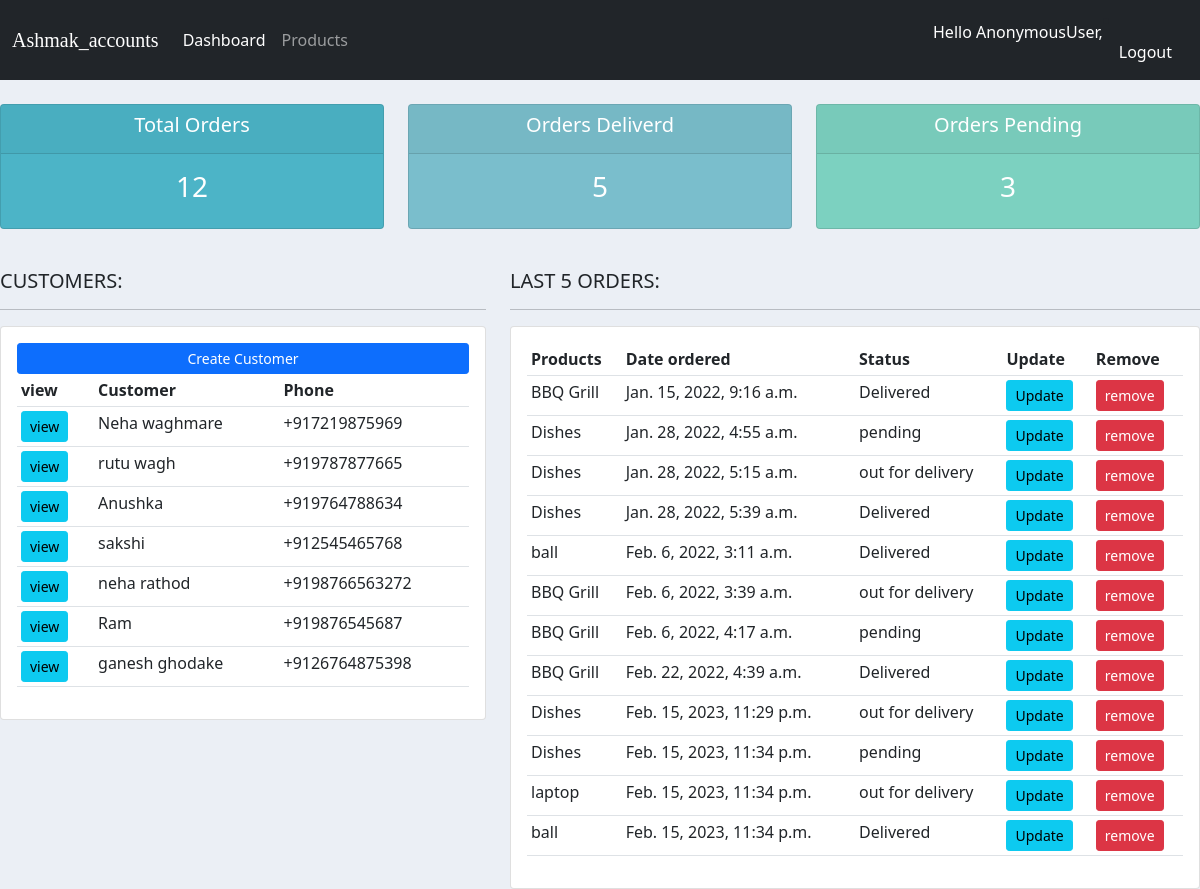
The page / on the database its author committed.
### accounts/models.py (models this page shows, shortened)
class Customer(models.Model):
    name=models.CharField(max_length=200,null=True)
    phone=models.CharField(max_length=200,null=True)
    email=models.CharField(max_length=200,null=True)
    date_created=models.DateTimeField(auto_now_add=True,null=True)

class Order(models.Model):
    Customer = models.ForeignKey(Customer, null=True, on_delete=models.SET_NULL)
    product=models.ForeignKey(product,null=True,on_delete=models.SET_NULL)
    status=(
        ('pending','pending'),
        ('out for delivery','out for delivery'),
        ('Delivered','Delivered')
    )
    date_created=models.DateTimeField(auto_now_add=True,null=True)
    status=models.CharField(max_length=200,null=True,choices=status)

class product(models.Model):
    Category=(
        ('Indoor','Indoor'),
        ('Outdoor','Outdoor')
    )
    name=models.CharField(max_length=200,null=True)
    Price=models.FloatField(null=True)
    Category=models.CharField(max_length=200,null=True,choices=Category)
    Discription=models.CharField(max_length=200,null=True,blank=True)
    date_created=models.DateTimeField(auto_now_add=True,null=True)
    Tag=models.ManyToManyField(Tag)
    img=models.ImageField(null=True,blank=True)
    def __str__(self):
        return self.name

### accounts/views.py (the view)
# urls.py: path("",views.Home,name="home"),
def Home(request):
    customers=Customer.objects.all()
    orders = Order.objects.all()
    total_customers=customers.count()
    total_orders=orders.count()
    delivered=orders.filter(status='Delivered').count()
    pending=orders.filter(status='pending').count()
    context={'orders':orders,'customers':customers,'total_orders':total_orders,
             'delivered':delivered,'pending':pending}
    return render(request,'accounts/home.html',context)

### accounts/templates/accounts/home.html
{% extends 'accounts/main.html' %}
{% block body %}
{% include 'accounts/status.html' %}
<br>
  <div class="row">
    <div class="col-md-5">
        <h5>CUSTOMERS:</h5>
        <hr>
        <div class="card card-body">
            <a class="btn btn-primary btn-sm btn-block" href="{%url 'create_customer'%}"> Create Customer
            </a>
            <table class="table table-sm">
                <tr>
                    <th>view</th>
                    <th>Customer</th>
                    <th>Phone</th>
                </tr>
                     {% for customer in customers %}
                <tr>
                    <td><a class= "btn btn-sm btn-info" href="{% url 'customers' customer.id %}">view</a></td>
                    <td>{{customer.name}}</td>
                    <td>{{customer.phone}}</td>
                </tr>
                     {% endfor %}
            </table>
        </div>
    </div>
    <div class="col-md-7">
        <h5>LAST 5 ORDERS:</h5>
        <hr>
        <div class="card card-body">
            <table class="table table-sm">
                <tr>
                    <th>Products</th>
                    <th>Date ordered</th>
                    <th>Status</th>
                    <th>Update</th>
                    <th>Remove</th>
                </tr>
                       {% for order in orders %}
                <tr>
                    <td>{{order.product}}</td>
                    <td>{{order.date_created}}</td>
                    <td>{{order.status}}</td>
                    <td><a class= "btn btn-sm btn-info"  href="{% url 'update_order' order.id %}">Update</a> </td>
                    <td><a class= "btn btn-sm btn-danger"  href="{% url 'delete_order' order.id %}">remove</a> </td>
                </tr>
                {% endfor %}
            </table>
        </div>
    </div>
  </div>
{% endblock body %}

### accounts/templates/accounts/main.html (shortened to what this page needs)
<!DOCTYPE html>
{% load static %}
<html lang="en">
<head>
    <link href="https://cdn.jsdelivr.net/npm/bootstrap@5.1.3/dist/css/bootstrap.min.css"
          rel="stylesheet"
>
    <link rel="stylesheet" type="text/css" href="{% static '/css/main.css' %}">
    <link rel="stylesheet"  href="{% static '/css/images' %}">
</head>
<body>
{% include 'accounts/navbar.html'%}
{% block body%}
{% endblock body%}
</body>
</html>

### accounts/templates/accounts/navbar.html (shortened to what this page needs)
{% load static %}
<nav class="navbar navbar-expand-lg navbar-dark bg-dark">
  <div class="container-fluid">
     <a style="font-family:Old English Text MT; font-weight:italic; " class="navbar-brand" href="">Ashmak_accounts</a>
    <div class="collapse navbar-collapse" id="navbarNav">
      <ul class="navbar-nav">
        <li class="nav-item">
          <a class="nav-link active" aria-current="page" href="{% url 'home'%}">Dashboard</a>
        </li>
        <li class="nav-item">
          <a class="nav-link" href="{% url 'products'%}">Products</a>
        </li>
      </ul>
    </div>
       <p style="color:white"> Hello {{user}},</p>
        <li class="nav-item">
          <a style="color:white;" class="nav-link " href="{% url 'login'%}">Logout</a>
        </li>
  </div>
</nav>

### accounts/templates/accounts/status.html
<br>
<div class="row">
    <div class="col">
        <div class="col-md">
            <div class="card text-center text-white mb-3" id="total-orders">
                <div class="card-header">
                    <h5 class="card-title">Total Orders</h5>
                </div>
                <div class="card-body">
                    <h3 class="card-title">{{total_orders}}</h3>
                </div>
            </div>
        </div>
    </div>
    <div class="col">
        <div class="col-md">
            <div class="card text-center text-white mb-3" id="orders-delivered">
                <div class="card-header">
                    <h5 class="card-title">Orders Deliverd</h5>
                </div>
                <div class="card-body">
                    <h3 class="card-title">{{delivered}}</h3>
                </div>
            </div>
        </div>
   </div>
    <div class="col">
        <div class="col-md">
            <div class="card text-center text-white mb-3" id="orders-pending">
                <div class="card-header">
                    <h5 class="card-title">Orders Pending</h5>
                </div>
                <div class="card-body">
                    <h3 class="card-title">{{pending}}</h3>
                </div>
            </div>
        </div>
    </div>
</div>

### accounts/static/css/main.css (style rules this page uses)
body { background-color: #ebeff5; }
#total-orders { background-color: #4cb4c7; }
#orders-delivered { background-color: #7abecc; }
#orders-pending { background-color: #7CD1C0; }

### accounts/templates/accounts/main.html (style rules this page uses)
body { background-color: #ebeff5; }
#total-orders { background-color: #4cb4c7; }
#orders-delivered { background-color: #7abecc; }
#orders-pending { background-color: #7CD1C0; }

### rows shown on the page
Customer: name "Neha waghmare", phone "+917219875969"
Customer: name "rutu wagh", phone "+919787877665"
Customer: name "Anushka", phone "+919764788634"
Customer: name "sakshi", phone "+912545465768"
Customer: name "neha rathod", phone "+9198766563272"
Customer: name "Ram", phone "+919876545687"
Customer: name "ganesh ghodake", phone "+9126764875398"
Order: product "BBQ Grill", date_created "Jan. 15, 2022, 9:16 a.m.", status "Delivered"
Order: product "Dishes", date_created "Jan. 28, 2022, 4:55 a.m.", status "pending"
Order: product "Dishes", date_created "Jan. 28, 2022, 5:15 a.m.", status "out for delivery"
Order: product "Dishes", date_created "Jan. 28, 2022, 5:39 a.m.", status "Delivered"
Order: product "ball", date_created "Feb. 6, 2022, 3:11 a.m.", status "Delivered"
Order: product "BBQ Grill", date_created "Feb. 6, 2022, 3:39 a.m.", status "out for delivery"
Order: product "BBQ Grill", date_created "Feb. 6, 2022, 4:17 a.m.", status "pending"
Order: product "BBQ Grill", date_created "Feb. 22, 2022, 4:39 a.m.", status "Delivered"
Order: product "Dishes", date_created "Feb. 15, 2023, 11:29 p.m.", status "out for delivery"
Order: product "Dishes", date_created "Feb. 15, 2023, 11:34 p.m.", status "pending"
Order: product "laptop", date_created "Feb. 15, 2023, 11:34 p.m.", status "out for delivery"
Order: product "ball", date_created "Feb. 15, 2023, 11:34 p.m.", status "Delivered"

### other values the page prints
{{ user }} "AnonymousUser"
{{ total_orders }} "12"
{{ delivered }} "5"
{{ pending }} "3"
